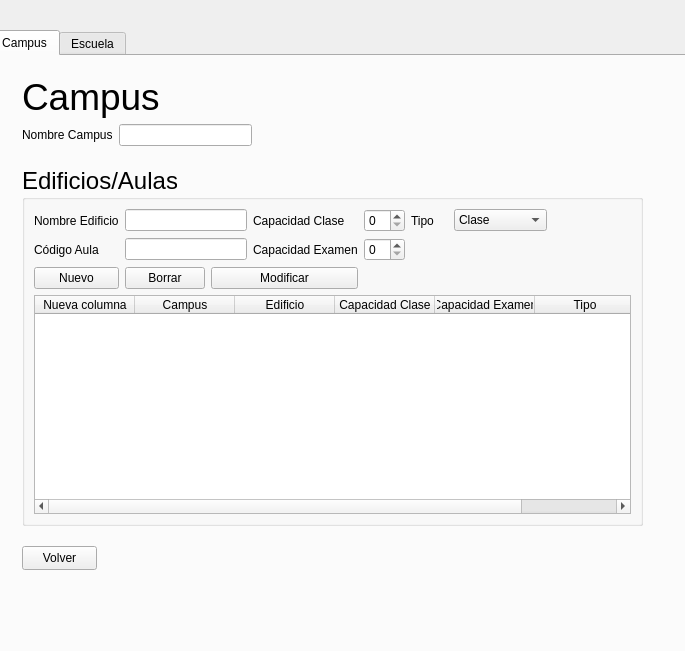
<?xml version="1.0" encoding="UTF-8"?>
<ui version="4.0">
 <class>modificaDatos</class>
 <widget class="QWidget" name="modificaDatos">
  <property name="geometry">
   <rect>
    <x>0</x>
    <y>0</y>
    <width>685</width>
    <height>651</height>
   </rect>
  </property>
  <property name="windowTitle">
   <string>modificarDatos</string>
  </property>
  <widget class="QTabWidget" name="tabWidget">
   <property name="geometry">
    <rect>
     <x>-10</x>
     <y>30</y>
     <width>701</width>
     <height>761</height>
    </rect>
   </property>
   <property name="currentIndex">
    <number>0</number>
   </property>
   <widget class="QWidget" name="campus">
    <attribute name="title">
     <string>Campus</string>
    </attribute>
    <widget class="QGroupBox" name="groupBox">
     <property name="geometry">
      <rect>
       <x>30</x>
       <y>110</y>
       <width>621</width>
       <height>360</height>
      </rect>
     </property>
     <property name="font">
      <font>
       <pointsize>18</pointsize>
      </font>
     </property>
     <property name="title">
      <string>Edificios/Aulas</string>
     </property>
     <layout class="QGridLayout" name="gridLayout">
      <item row="0" column="5">
       <widget class="QLabel" name="tipo">
        <property name="font">
         <font>
          <pointsize>9</pointsize>
         </font>
        </property>
        <property name="text">
         <string>Tipo</string>
        </property>
       </widget>
      </item>
      <item row="2" column="2" colspan="2">
       <widget class="QPushButton" name="modificar_3">
        <property name="font">
         <font>
          <pointsize>9</pointsize>
         </font>
        </property>
        <property name="text">
         <string>Modificar</string>
        </property>
       </widget>
      </item>
      <item row="0" column="4">
       <widget class="QSpinBox" name="capacidadClaseText">
        <property name="font">
         <font>
          <pointsize>9</pointsize>
         </font>
        </property>
       </widget>
      </item>
      <item row="0" column="3">
       <widget class="QLabel" name="capacidadClase">
        <property name="font">
         <font>
          <pointsize>9</pointsize>
         </font>
        </property>
        <property name="text">
         <string>Capacidad Clase</string>
        </property>
       </widget>
      </item>
      <item row="2" column="1">
       <widget class="QPushButton" name="borrar_3">
        <property name="font">
         <font>
          <pointsize>9</pointsize>
         </font>
        </property>
        <property name="text">
         <string>Borrar</string>
        </property>
       </widget>
      </item>
      <item row="3" column="0" colspan="9">
       <widget class="QTableWidget" name="tableWidget_3">
        <property name="font">
         <font>
          <pointsize>9</pointsize>
         </font>
        </property>
        <column>
         <property name="text">
          <string>Nueva columna</string>
         </property>
        </column>
        <column>
         <property name="text">
          <string>Campus</string>
         </property>
        </column>
        <column>
         <property name="text">
          <string>Edificio</string>
         </property>
        </column>
        <column>
         <property name="text">
          <string>Capacidad Clase</string>
         </property>
        </column>
        <column>
         <property name="text">
          <string>Capacidad Examen</string>
         </property>
        </column>
        <column>
         <property name="text">
          <string>Tipo</string>
         </property>
        </column>
       </widget>
      </item>
      <item row="2" column="0">
       <widget class="QPushButton" name="nuevo_3">
        <property name="font">
         <font>
          <pointsize>9</pointsize>
         </font>
        </property>
        <property name="text">
         <string>Nuevo</string>
        </property>
       </widget>
      </item>
      <item row="0" column="1" colspan="2">
       <widget class="QLineEdit" name="nombreEdificioText">
        <property name="font">
         <font>
          <pointsize>9</pointsize>
         </font>
        </property>
       </widget>
      </item>
      <item row="1" column="4">
       <widget class="QSpinBox" name="capacidadExamenText">
        <property name="font">
         <font>
          <pointsize>9</pointsize>
         </font>
        </property>
       </widget>
      </item>
      <item row="1" column="0">
       <widget class="QLabel" name="codigAula">
        <property name="font">
         <font>
          <pointsize>9</pointsize>
         </font>
        </property>
        <property name="text">
         <string>Código Aula</string>
        </property>
       </widget>
      </item>
      <item row="1" column="3">
       <widget class="QLabel" name="capacidadExamen">
        <property name="font">
         <font>
          <pointsize>9</pointsize>
         </font>
        </property>
        <property name="text">
         <string>Capacidad Examen</string>
        </property>
       </widget>
      </item>
      <item row="1" column="1" colspan="2">
       <widget class="QLineEdit" name="codigoAulaText">
        <property name="font">
         <font>
          <pointsize>9</pointsize>
         </font>
        </property>
       </widget>
      </item>
      <item row="0" column="0">
       <widget class="QLabel" name="nombreEdificio">
        <property name="font">
         <font>
          <pointsize>9</pointsize>
         </font>
        </property>
        <property name="text">
         <string>Nombre Edificio</string>
        </property>
       </widget>
      </item>
      <item row="0" column="6">
       <widget class="QComboBox" name="tipoText">
        <property name="font">
         <font>
          <pointsize>9</pointsize>
         </font>
        </property>
        <item>
         <property name="text">
          <string>Clase</string>
         </property>
        </item>
        <item>
         <property name="text">
          <string>Laboratorio</string>
         </property>
        </item>
       </widget>
      </item>
     </layout>
    </widget>
    <widget class="QWidget" name="layoutWidget">
     <property name="geometry">
      <rect>
       <x>30</x>
       <y>20</y>
       <width>230</width>
       <height>79</height>
      </rect>
     </property>
     <layout class="QFormLayout" name="formLayout">
      <item row="0" column="0" colspan="2">
       <widget class="QLabel" name="Title">
        <property name="font">
         <font>
          <pointsize>28</pointsize>
         </font>
        </property>
        <property name="text">
         <string>Campus</string>
        </property>
       </widget>
      </item>
      <item row="1" column="0">
       <widget class="QLabel" name="nombreCampus">
        <property name="text">
         <string>Nombre Campus</string>
        </property>
       </widget>
      </item>
      <item row="1" column="1">
       <widget class="QLineEdit" name="nombreCampusText"/>
      </item>
     </layout>
    </widget>
    <widget class="QPushButton" name="volver">
     <property name="geometry">
      <rect>
       <x>30</x>
       <y>490</y>
       <width>75</width>
       <height>24</height>
      </rect>
     </property>
     <property name="text">
      <string>Volver</string>
     </property>
    </widget>
   </widget>
   <widget class="QWidget" name="escuela">
    <attribute name="title">
     <string>Escuela</string>
    </attribute>
    <widget class="QGroupBox" name="titulaciones">
     <property name="geometry">
      <rect>
       <x>20</x>
       <y>110</y>
       <width>651</width>
       <height>427</height>
      </rect>
     </property>
     <property name="font">
      <font>
       <pointsize>18</pointsize>
      </font>
     </property>
     <property name="title">
      <string>Titulaciones</string>
     </property>
     <layout class="QGridLayout" name="gridLayout_3">
      <item row="0" column="0">
       <widget class="QLabel" name="codTitulacion_3">
        <property name="font">
         <font>
          <pointsize>9</pointsize>
         </font>
        </property>
        <property name="text">
         <string>Código Titulación</string>
        </property>
       </widget>
      </item>
      <item row="0" column="1">
       <widget class="QLineEdit" name="codTitulacionText_3">
        <property name="font">
         <font>
          <pointsize>9</pointsize>
         </font>
        </property>
       </widget>
      </item>
      <item row="0" column="2">
       <widget class="QLabel" name="codCampus_3">
        <property name="font">
         <font>
          <pointsize>9</pointsize>
         </font>
        </property>
        <property name="text">
         <string>Código Campus</string>
        </property>
       </widget>
      </item>
      <item row="0" column="3">
       <widget class="QLineEdit" name="codCampusText_3">
        <property name="font">
         <font>
          <pointsize>9</pointsize>
         </font>
        </property>
       </widget>
      </item>
      <item row="1" column="0" colspan="4">
       <widget class="QGroupBox" name="asignaturas_3">
        <property name="title">
         <string>Asignatura</string>
        </property>
        <layout class="QGridLayout" name="gridLayout_2">
         <item row="0" column="0">
          <widget class="QLabel" name="asignatura_3">
           <property name="font">
            <font>
             <pointsize>9</pointsize>
            </font>
           </property>
           <property name="text">
            <string>Asignatura</string>
           </property>
          </widget>
         </item>
         <item row="0" column="1" colspan="3">
          <widget class="QLineEdit" name="lineEdit_8">
           <property name="font">
            <font>
             <pointsize>9</pointsize>
            </font>
           </property>
          </widget>
         </item>
         <item row="0" column="4">
          <widget class="QLabel" name="creditos_3">
           <property name="font">
            <font>
             <pointsize>9</pointsize>
            </font>
           </property>
           <property name="text">
            <string>Créditos</string>
           </property>
          </widget>
         </item>
         <item row="0" column="5">
          <widget class="QSpinBox" name="creditosText_3">
           <property name="font">
            <font>
             <pointsize>9</pointsize>
            </font>
           </property>
          </widget>
         </item>
         <item row="0" column="6">
          <widget class="QLabel" name="profesor_3">
           <property name="font">
            <font>
             <pointsize>9</pointsize>
            </font>
           </property>
           <property name="text">
            <string>Profesor</string>
           </property>
          </widget>
         </item>
         <item row="0" column="7">
          <widget class="QLineEdit" name="lineEdit_9">
           <property name="font">
            <font>
             <pointsize>9</pointsize>
            </font>
           </property>
          </widget>
         </item>
         <item row="1" column="0">
          <widget class="QLabel" name="date_3">
           <property name="font">
            <font>
             <pointsize>9</pointsize>
            </font>
           </property>
           <property name="text">
            <string>Año</string>
           </property>
          </widget>
         </item>
         <item row="1" column="1" colspan="2">
          <widget class="QDateEdit" name="dateText_3">
           <property name="font">
            <font>
             <pointsize>9</pointsize>
            </font>
           </property>
           <property name="displayFormat">
            <string>yyyy</string>
           </property>
          </widget>
         </item>
         <item row="1" column="4">
          <widget class="QLabel" name="alumnos_3">
           <property name="font">
            <font>
             <pointsize>9</pointsize>
            </font>
           </property>
           <property name="text">
            <string>Num Alumnos</string>
           </property>
          </widget>
         </item>
         <item row="1" column="5">
          <widget class="QSpinBox" name="alumnosText_3">
           <property name="font">
            <font>
             <pointsize>9</pointsize>
            </font>
           </property>
          </widget>
         </item>
         <item row="2" column="0" colspan="2">
          <widget class="QPushButton" name="nuevo_4">
           <property name="font">
            <font>
             <pointsize>9</pointsize>
            </font>
           </property>
           <property name="text">
            <string>Nuevo</string>
           </property>
          </widget>
         </item>
         <item row="2" column="2">
          <widget class="QPushButton" name="borrar_4">
           <property name="font">
            <font>
             <pointsize>9</pointsize>
            </font>
           </property>
           <property name="text">
            <string>Borrar</string>
           </property>
          </widget>
         </item>
         <item row="2" column="3" colspan="2">
          <widget class="QPushButton" name="modificar_4">
           <property name="font">
            <font>
             <pointsize>9</pointsize>
            </font>
           </property>
           <property name="text">
            <string>Modificar</string>
           </property>
          </widget>
         </item>
         <item row="3" column="0" colspan="8">
          <widget class="QTableWidget" name="tableWidget_4">
           <property name="font">
            <font>
             <pointsize>9</pointsize>
            </font>
           </property>
           <column>
            <property name="text">
             <string>Escuela</string>
            </property>
           </column>
           <column>
            <property name="text">
             <string>Nueva columna</string>
            </property>
           </column>
           <column>
            <property name="text">
             <string>Titulación</string>
            </property>
           </column>
           <column>
            <property name="text">
             <string>Asignatura</string>
            </property>
           </column>
           <column>
            <property name="text">
             <string>Año</string>
            </property>
           </column>
           <column>
            <property name="text">
             <string>Créditos</string>
            </property>
           </column>
           <column>
            <property name="text">
             <string>Alumnos</string>
            </property>
           </column>
           <column>
            <property name="text">
             <string>Profesor</string>
            </property>
           </column>
          </widget>
         </item>
        </layout>
       </widget>
      </item>
     </layout>
    </widget>
    <widget class="QPushButton" name="back">
     <property name="geometry">
      <rect>
       <x>20</x>
       <y>550</y>
       <width>75</width>
       <height>24</height>
      </rect>
     </property>
     <property name="text">
      <string>Volver</string>
     </property>
    </widget>
    <widget class="QWidget" name="layoutWidget">
     <property name="geometry">
      <rect>
       <x>30</x>
       <y>20</y>
       <width>226</width>
       <height>79</height>
      </rect>
     </property>
     <layout class="QFormLayout" name="formLayout_2">
      <item row="0" column="0" colspan="2">
       <widget class="QLabel" name="Title_2">
        <property name="font">
         <font>
          <pointsize>28</pointsize>
         </font>
        </property>
        <property name="text">
         <string>Escuela</string>
        </property>
       </widget>
      </item>
      <item row="1" column="0">
       <widget class="QLabel" name="nombreEscuela">
        <property name="text">
         <string>Nombre Escuela</string>
        </property>
       </widget>
      </item>
      <item row="1" column="1">
       <widget class="QLineEdit" name="nombreEscuelaText"/>
      </item>
     </layout>
    </widget>
   </widget>
  </widget>
 </widget>
 <resources/>
 <connections/>
</ui>
